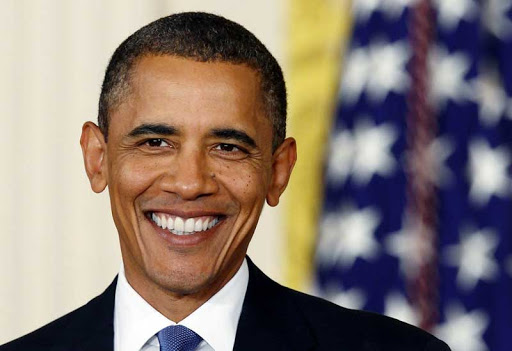
#> input picture sample.jpg, 512 x 351 px, given in place of the camera
$ python facenet2.py
#> lines starting #> are read from the running program, lines starting #| are printed output that depends on the picture; after the words box and inside, x2 and y2 are one past the last pixel; in counts of white or black regions, pixels touching at a corner belong together
import cv2
import timeit

# 영상 검출기 - 사용자 정의 함수-------------------------------------------------------------------------------------
def videoDetector(cam, cascade):

    while True:

        start_t = timeit.default_timer()
         # 알고리즘 시작 시점
        """ 알고리즘 연산 """

        # 캡처 이미지 불러오기
        ret,img = cam.read()
#> img is the input picture: shape (351, 512, 3); mean B, G, R 115.3, 122.2, 136.1
        # 영상 압축
        img = cv2.resize(img,dsize=None,fx=1.0,fy=1.0)
        # 그레이 스케일 변환
        gray = cv2.cvtColor(img, cv2.COLOR_BGR2GRAY)
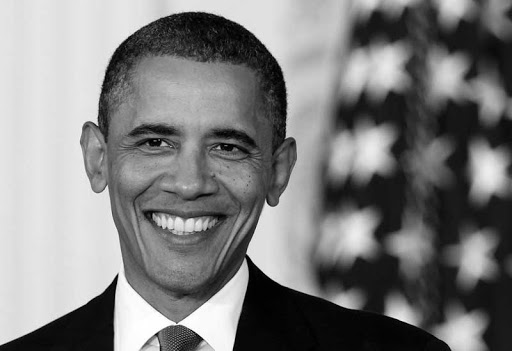
#> gray: shape (351, 512); min 0, max 255, mean 125.5
        # cascade 얼굴 탐지 알고리즘
        results = cascade.detectMultiScale(gray,            # 입력 이미지
                                           scaleFactor= 1.1,# 이미지 피라미드 스케일 factor
                                           minNeighbors=5,  # 인접 객체 최소 거리 픽셀
                                           minSize=(20,20)  # 탐지 객체 최소 크기
                                           )
#> results = [[96, 70, 186, 186]]

        for box in results:
            x, y, w, h = box
            print("cx=%d, cy=%d" % ((x+w//2), (y+h//2)))
            cv2.rectangle(img, (x,y), (x+w, y+h), (0,255,0), thickness=2)
#> this loop made 1 pass
#| cx=189, cy=163
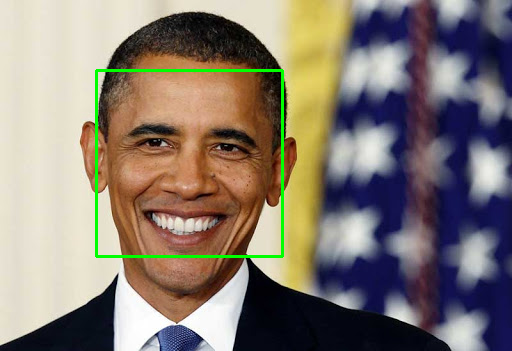
#> img: shape (351, 512, 3); 1.24% of pixels changed, all inside (x1, y1, x2, y2) = (95, 69, 284, 258)

        """ 알고리즘 연산 """
        # 알고리즘 종료 시점
        terminate_t = timeit.default_timer()
        FPS = 'fps' + str(int(1./(terminate_t - start_t )))
        cv2.putText(img,FPS,(30,30),cv2.FONT_HERSHEY_SIMPLEX,1,(255,255,255),1)
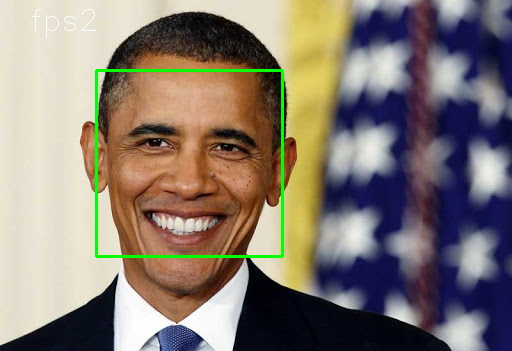
#> img: shape (351, 512, 3); 0.1% of pixels changed, all inside (x1, y1, x2, y2) = (32, 9, 96, 38)


         # 영상 출력
        cv2.imshow('facenet',img)

        if cv2.waitKey(1) > 0:   #1초 동안 입력된 키의 ASCII 반환값이 0보다 크면 break ('a' = 97)
#> (key Esc is pressed here)
            break

    cam.release()
    cv2.destroyAllWindows()

# main ------------------------------------------------------------------------------------------------------------
def main():
    # 가중치 파일 경로
    cascade_filename = 'haarcascade_frontalface_alt.xml'
    # 모델 불러오기
    cascade = cv2.CascadeClassifier(cascade_filename)

    # 영상 파일
    #cam = cv2.VideoCapture('sample.mp4')
    cam = cv2.VideoCapture(0)

    # 영상 탐지기
    videoDetector(cam, cascade)

if __name__ == '__main__':
    main()
